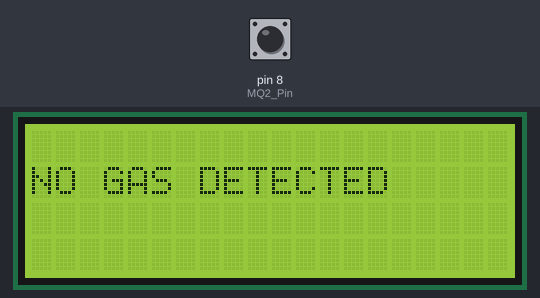
A sketch run on a simulated Arduino Uno, built with avr-gcc and run on an emulated ATmega328P. Parts: 20×4 character LCD. The test bench sets the inputs (shaded band); at power-on: pin 8 (MQ2_Pin) LOW. What the sketch prints to the serial monitor is not drawn.

Above: at 2.2 s.
2.3 s: pin 8 (MQ2_Pin) driven HIGH
At 3.5 s:
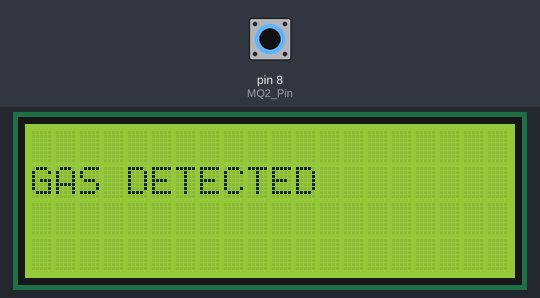
3.8 s: pin 8 (MQ2_Pin) driven LOW
At 5.1 s:
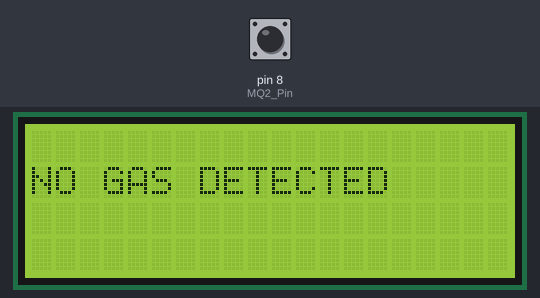
6.8 s: pin 8 (MQ2_Pin) pulsed HIGH 2 times (0.12 s each, 0.3 s apart)
Timing chart, 0 to 9.8 s (numbered marks = the images above; inputs shaded):
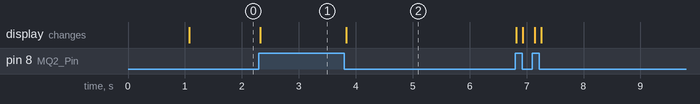

The sketch:

TransmitterSection.ino
```cpp
#include <LiquidCrystal.h>

const int MQ2_Pin = 8;
int MQ2_state=0;
LiquidCrystal lcd(12, 11, 5, 4, 3, 2);

void setup(){
  lcd.begin(20,4);
  Serial.begin(9600);
  pinMode(MQ2_Pin, INPUT);
  lcd.setCursor(0,0);
  lcd.print("'GAS DETECTION'");
  lcd.setCursor(0,2);
  lcd.print("Don't Smoke In This");
  lcd.setCursor(0,3);
  lcd.print("Room, Please!");
  delay(1000);
}

void loop(){
  MQ2_state = digitalRead(MQ2_Pin);

  if(MQ2_state== HIGH){
    lcd.clear();
    int MQ2_SerialData=10;
    Serial.write(MQ2_SerialData);
    lcd.setCursor(0,1);
    lcd.print("GAS DETECTED");
    delay(50);
  }

  else{
    lcd.clear();
    int MQ2_SerialData=20;
    Serial.write(MQ2_SerialData);
    lcd.setCursor(0,1);
    lcd.print("NO GAS DETECTED");
    delay(50);
  }
}
```

Measured:
- after the input at 2.3 s, the display: changes at once (image 1)
- after the input at 3.8 s, the display: changes at once (image 2)
